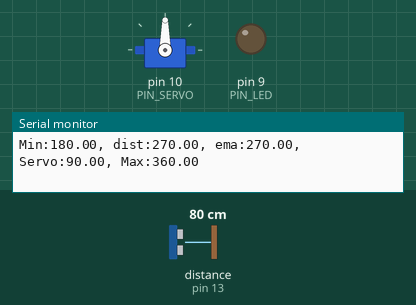
Recording of a sketch running on a simulated Arduino Uno, built with avr-gcc and run on an emulated ATmega328P. On the bench: servo, output pins drawn as LEDs (lit = HIGH), the last lines printed to the serial monitor. Wiring (inferred from the names in the program): ultrasonic range finder: trigger pin 12; echo pin 13. Inputs (shaded band) come from the test bench; at power-on: distance to the obstacle (sensor on pin 13) 80 cm. The echo pulse lasts 58.3 µs per cm; pins used as bus, display or sensor lines are not drawn.

Above: at 1.2 s.
1.3 s: distance to the obstacle (sensor on pin 13) set to 18 cm
At 3.15 s:
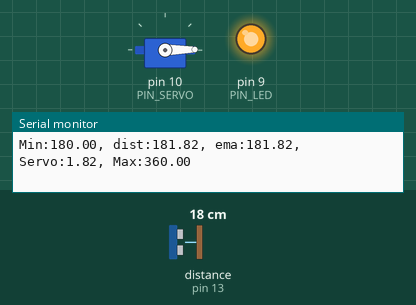
4.3 s: distance to the obstacle (sensor on pin 13) set to 35 cm
At 6.0 s:
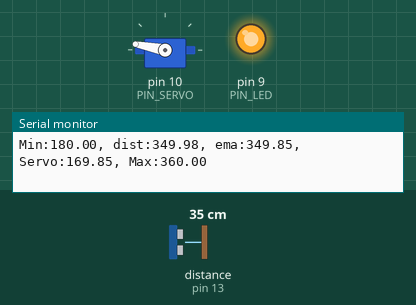
6.3 s: distance to the obstacle (sensor on pin 13) set to 2 cm
At 6.9 s:
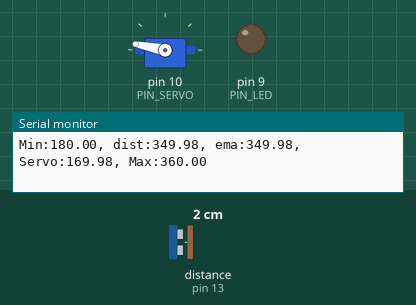
7.8 s: distance to the obstacle (sensor on pin 13) set to 18 cm
At 7.95 s:
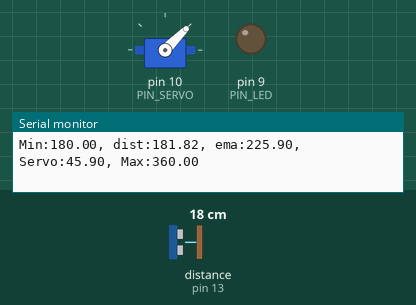
10.8 s: distance to the obstacle (sensor on pin 13) set to 4 cm
At 11.4 s:
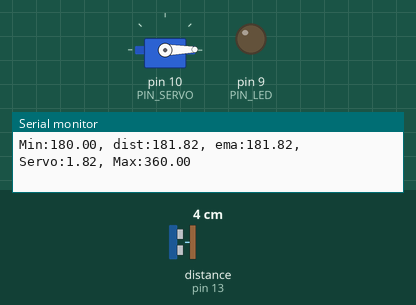
Timing chart, 0 to 13.3 s (numbered marks = the images above; inputs shaded):
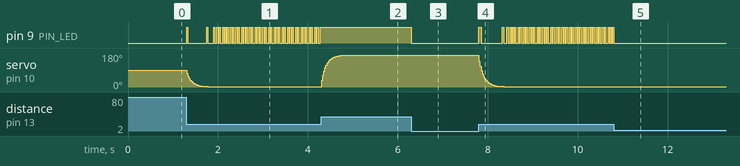

Measured:
- after the input at 1.3 s, pin 9 (PIN_LED): goes HIGH 0.02 s, LOW 0.42 s, HIGH 0.03 s, LOW 0.12 s, 39 × (HIGH 0.02 s, LOW 0.05 s), then HIGH, starting at once; servo on pin 10 (PIN_SERVO): moves from 90° to 1° over 0.67 s, starting at once
- after the input at 4.3 s, pin 9 (PIN_LED): stops changing and stays HIGH; servo on pin 10 (PIN_SERVO): moves from 1° to 169° over 0.57 s, starting at once
- after the input at 6.3 s, pin 9 (PIN_LED): HIGH → LOW at once
- after the input at 7.8 s, pin 9 (PIN_LED): goes HIGH 0.05 s, LOW 0.47 s, HIGH 0.03 s, LOW 0.07 s, 39 × (HIGH 0.02 s, LOW 0.05 s), then HIGH, starting at once; servo on pin 10 (PIN_SERVO): moves from 169° to 1° over 0.75 s, starting at once
- after the input at 10.8 s, pin 9 (PIN_LED): goes on until 10.8 s, then stays LOW

The sketch:

11P07.ino
```cpp
#include <Servo.h>
#define PIN_LED   9
#define PIN_TRIG  12
#define PIN_ECHO  13
#define PIN_SERVO 10

#define SND_VEL 346.0
#define INTERVAL 25
#define PULSE_DURATION 10
#define _DIST_MIN 180.0
#define _DIST_MAX 360.0

#define TIMEOUT ((INTERVAL / 2) * 1000.0)
#define SCALE (0.001 * 0.5 * SND_VEL)

#define _EMA_ALPHA 0.2

#define _TARGET_LOW  180.0
#define _TARGET_HIGH 360.0

float dist_ema = (_TARGET_LOW + _TARGET_HIGH) / 2;
float dist_prev = dist_ema;
unsigned long last_sampling_time = 0;

Servo myservo;

void setup() {
  pinMode(PIN_LED, OUTPUT);
  pinMode(PIN_TRIG, OUTPUT);
  pinMode(PIN_ECHO, INPUT);
  digitalWrite(PIN_TRIG, LOW);

  myservo.attach(PIN_SERVO);
  myservo.write(90);

  Serial.begin(57600);
}

void loop() {
  float dist_raw;

  if (millis() < (last_sampling_time + INTERVAL))
    return;

  dist_raw = USS_measure(PIN_TRIG, PIN_ECHO);

  if ((dist_raw == 0.0) || (dist_raw > _DIST_MAX) || (dist_raw < _DIST_MIN)) {

    dist_raw = dist_prev;
    digitalWrite(PIN_LED, LOW);
  } else {
    dist_prev = dist_raw;
    digitalWrite(PIN_LED, HIGH);
  }

  dist_ema = _EMA_ALPHA * dist_raw + (1 - _EMA_ALPHA) * dist_ema;
  float servo_angle;
  if (dist_ema <= _TARGET_LOW) {

    servo_angle = 0;
  } else if (dist_ema >= _TARGET_HIGH) {
    servo_angle = 180;
  } else {
    float ratio = (dist_ema - _TARGET_LOW) / (_TARGET_HIGH - _TARGET_LOW);
    servo_angle = ratio * 180.0;
  }
  myservo.write(servo_angle);

  Serial.print("Min:");    Serial.print(_DIST_MIN);
  Serial.print(", dist:"); Serial.print(dist_raw);
  Serial.print(", ema:");  Serial.print(dist_ema);
  Serial.print(", Servo:");Serial.print(servo_angle);
  Serial.print(", Max:");  Serial.print(_DIST_MAX);
  Serial.println("");

  last_sampling_time += INTERVAL;
}

float USS_measure(int TRIG, int ECHO)
{
  digitalWrite(TRIG, HIGH);
  delayMicroseconds(PULSE_DURATION);
  digitalWrite(TRIG, LOW);

  return pulseIn(ECHO, HIGH, TIMEOUT) * SCALE;
}
```
